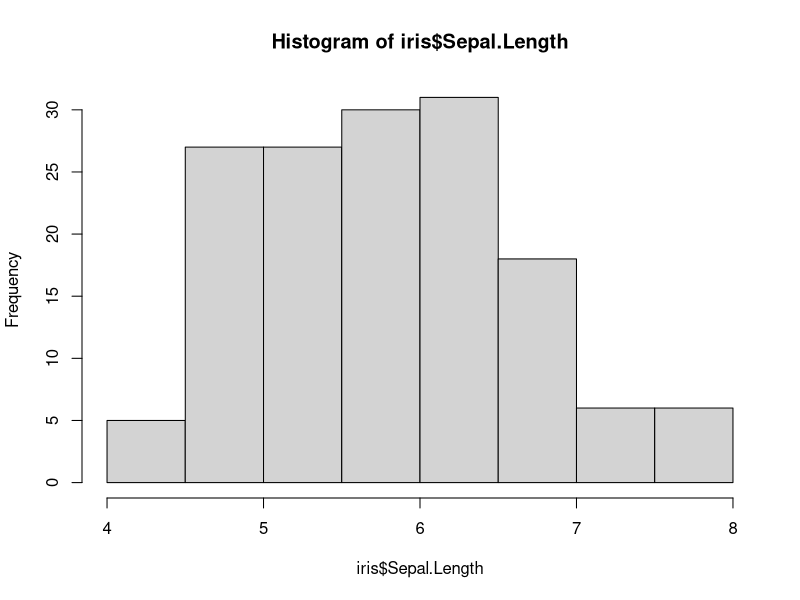
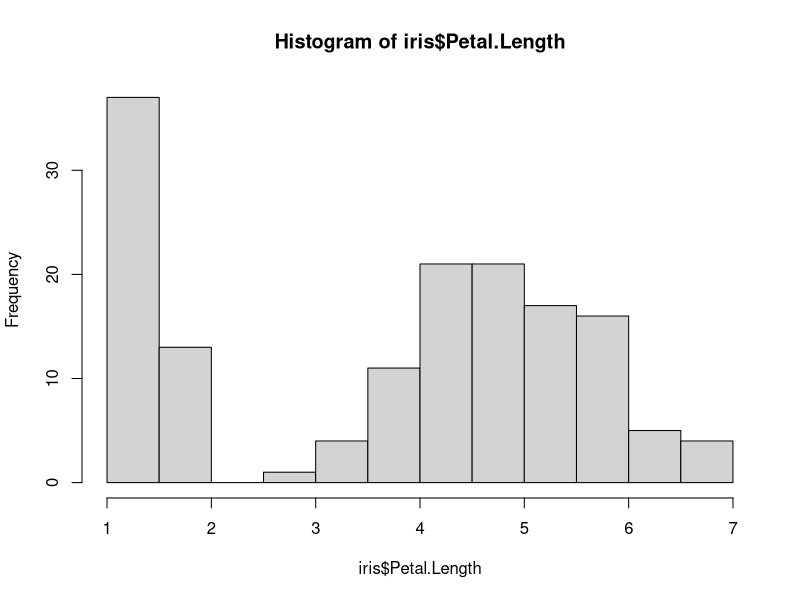
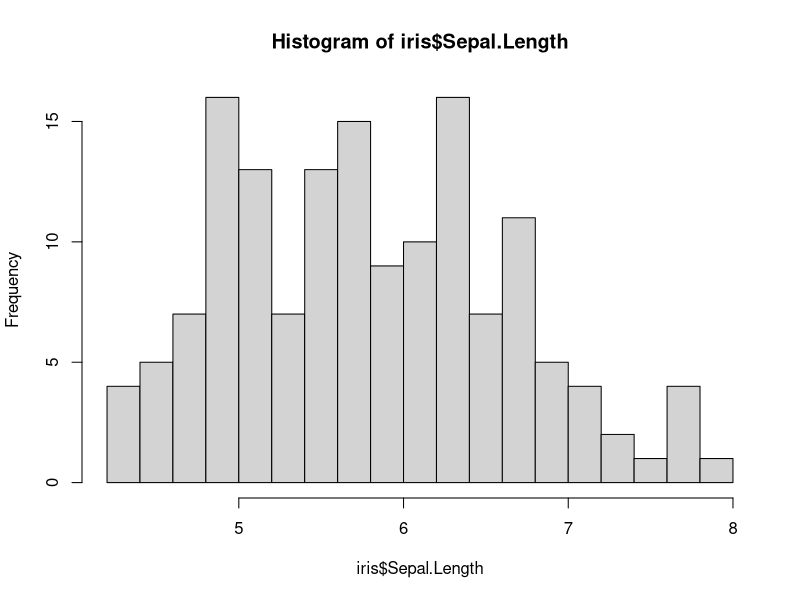
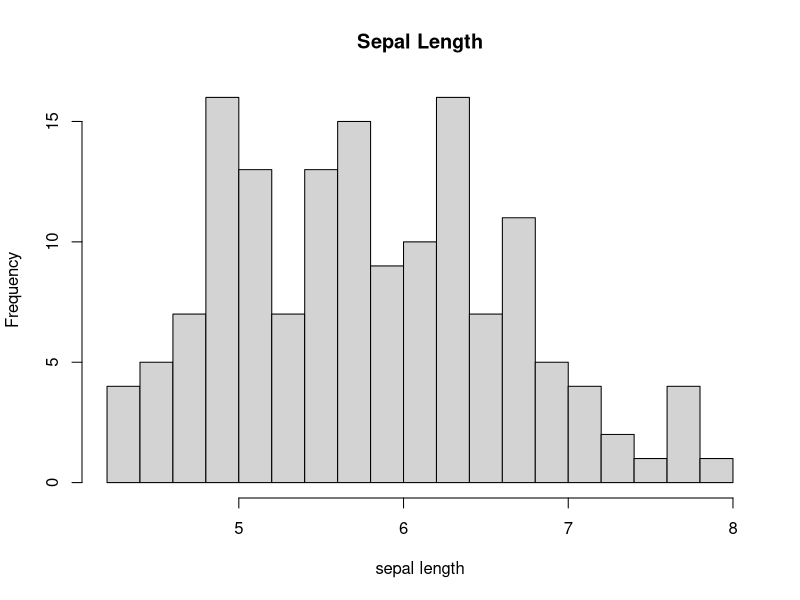
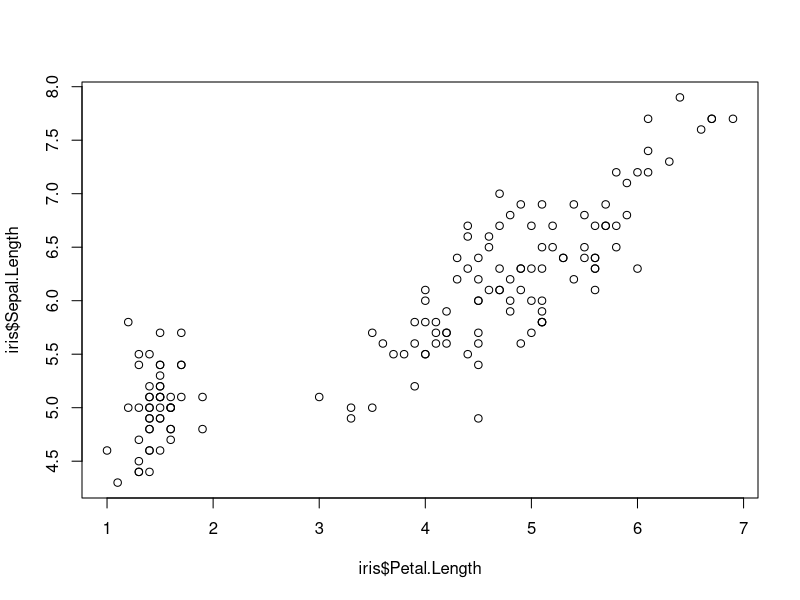
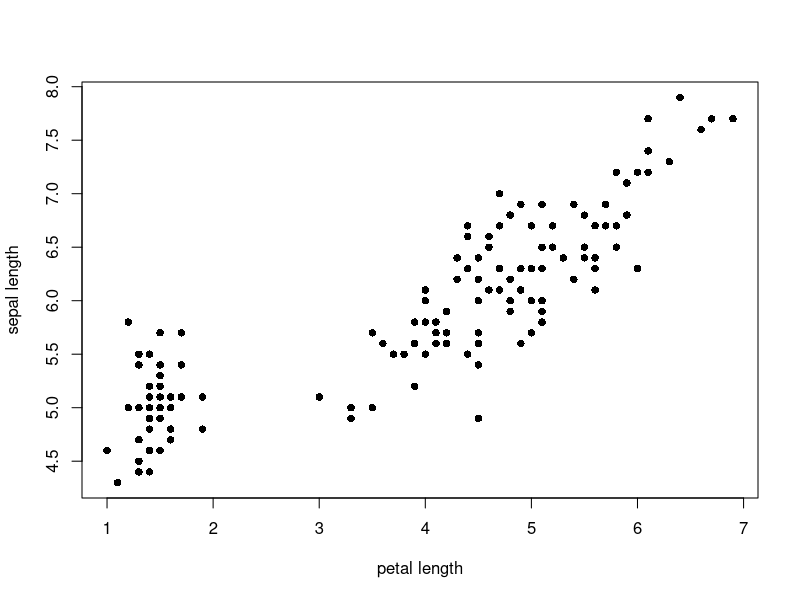
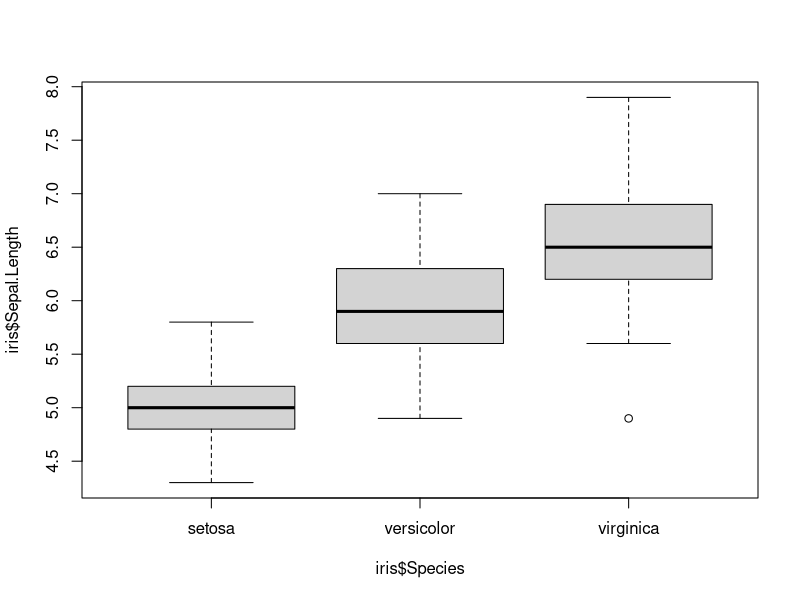
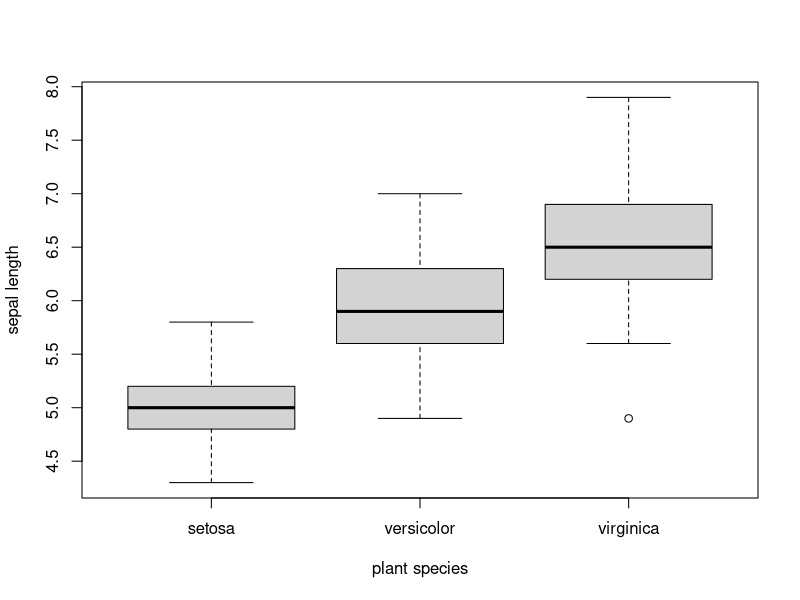

The R script that drew these images, in order:
## ---- chunk 1
knitr::opts_chunk$set(eval = FALSE)
## ---- chunk 2
51 + 6 

57*6 

6^4

12/2 

exp(6) 

sqrt(405)

## ---- chunk 3
x <- 10 # telling R that x now equals 10  
print (x) # printing this in the console

y <- 10 + 20 # telling R that y now equals 10 + 20
print (y)  # printing this in the console

z <- "hello" # telling R that z now equals "hello"
print(z) # printing this in the console

## ---- chunk 4

x <- 1:50 # making a vector (one-dimensional array data structure)
x # auto-print by press enter/run 
## ---- chunk 5

getwd()
dir()

## ---- chunk 6

# Load a built-in dataset from R
data("iris")

# Print the first 6 rows as we have just learnt
head(iris, 6)

## ---- chunk 7

write.table(x=iris, file="MyData_Iris.txt", col.names=TRUE)

dir()

## ---- chunk 8

write.table(x=iris, file="MyData_Iris.csv", col.names=TRUE)

dir()

## ---- chunk 9

write.table(x=iris, file="MyData_Iris2.csv", sep="\t")

dir()

## ---- chunk 10

char1 <- "a"
char2 <- "LSHTM"

num1  <- 2
num2  <- 2.1

int1  <- 2L
int2  <- 9:100

logi1 <- TRUE
logi2 <- FALSE

comp1 <- 1+0i
comp2 <- 2+4i
  
## ---- chunk 11
  
class(char1)
class(char2)

class(num1)
class(num2)

class(int1)
class(int2)

class(logi1)
class(logi2)

class(comp1)
class(comp2)
  
## ---- chunk 12
a <- 1:50
a

## ---- chunk 13
heights <- c(95,82,88,101,78,69,88,105,106,81)
mean(heights)
median(heights)

## ---- chunk 14
median(heights)

## ---- chunk 15

data(iris) # load the iris dataset
?iris

## ---- chunk 16

ncol(iris) # this tells you how many columns the Iris data set has
names(iris) # this tells you the names of the columns. In this case, the columns are the variables included in the Iris dataset
nrow(iris) # this tells you how many rows there are. In this case this is the total sample size

## ---- chunk 17

head(iris) # head() displays the first 6 items of an object. For the iris data, this is the first 6 rows
head(heights) # for the heights data, head() displays the first 6 values

## ---- chunk 18
iris$Sepal.Length

## ---- chunk 19
class(iris$Sepal.Length)
class(iris$Species)

## ---- chunk 20
mean(iris$Sepal.Length) 
median(iris$Sepal.Length)

## ---- chunk 21
min(iris$Sepal.Length)
max(iris$Sepal.Length)
range(iris$Sepal.Length)
sum(iris$Sepal.Length)

## ---- chunk 22
hist(iris$Sepal.Length) 
hist(iris$Petal.Length)

## ---- chunk 23
hist(iris$Sepal.Length, breaks=20) 
## ---- chunk 24
hist(iris$Sepal.Length, breaks=20, main='Sepal Length',xlab='sepal length') 
## ---- chunk 25
plot(iris$Sepal.Length~iris$Petal.Length)

## ---- chunk 26
plot(iris$Sepal.Length~iris$Petal.Length, pch=16, xlab='petal length', ylab='sepal length')

## ---- chunk 27
boxplot(iris$Sepal.Length~iris$Species)
boxplot(iris$Sepal.Length~iris$Species, xlab='plant species', ylab='sepal length') # same as previous but with specified axes labels

